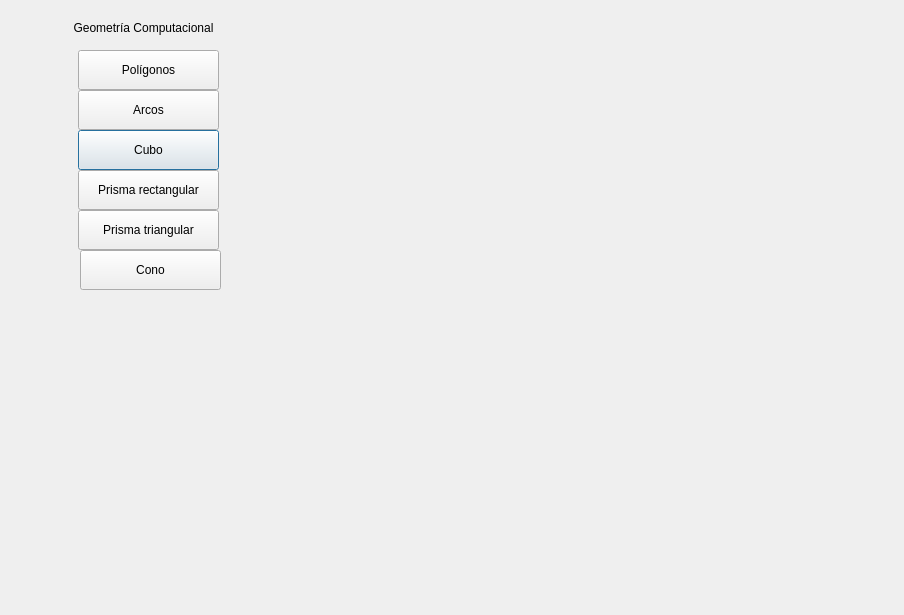
<?xml version="1.0" encoding="UTF-8"?>
<ui version="4.0">
 <class>Dialog</class>
 <widget class="QDialog" name="Dialog">
  <property name="geometry">
   <rect>
    <x>0</x>
    <y>0</y>
    <width>904</width>
    <height>615</height>
   </rect>
  </property>
  <property name="windowTitle">
   <string>Dialog</string>
  </property>
  <widget class="QPushButton" name="pushButton_3">
   <property name="geometry">
    <rect>
     <x>78</x>
     <y>130</y>
     <width>141</width>
     <height>40</height>
    </rect>
   </property>
   <property name="text">
    <string>Cubo</string>
   </property>
  </widget>
  <widget class="QPushButton" name="pushButton_4">
   <property name="geometry">
    <rect>
     <x>78</x>
     <y>170</y>
     <width>141</width>
     <height>40</height>
    </rect>
   </property>
   <property name="text">
    <string>Prisma rectangular</string>
   </property>
  </widget>
  <widget class="QLabel" name="label">
   <property name="geometry">
    <rect>
     <x>38</x>
     <y>20</y>
     <width>211</width>
     <height>16</height>
    </rect>
   </property>
   <property name="text">
    <string>Geometría Computacional</string>
   </property>
   <property name="alignment">
    <set>Qt::AlignCenter</set>
   </property>
  </widget>
  <widget class="QPushButton" name="pushButton">
   <property name="geometry">
    <rect>
     <x>78</x>
     <y>50</y>
     <width>141</width>
     <height>40</height>
    </rect>
   </property>
   <property name="text">
    <string>Polígonos</string>
   </property>
  </widget>
  <widget class="QPushButton" name="pushButton_2">
   <property name="geometry">
    <rect>
     <x>78</x>
     <y>90</y>
     <width>141</width>
     <height>40</height>
    </rect>
   </property>
   <property name="text">
    <string>Arcos</string>
   </property>
  </widget>
  <widget class="QPushButton" name="pushButton_5">
   <property name="geometry">
    <rect>
     <x>78</x>
     <y>210</y>
     <width>141</width>
     <height>40</height>
    </rect>
   </property>
   <property name="text">
    <string>Prisma triangular</string>
   </property>
  </widget>
  <widget class="QPushButton" name="pushButton_6">
   <property name="geometry">
    <rect>
     <x>80</x>
     <y>250</y>
     <width>141</width>
     <height>40</height>
    </rect>
   </property>
   <property name="text">
    <string>Cono</string>
   </property>
  </widget>
 </widget>
 <resources/>
 <connections/>
</ui>
